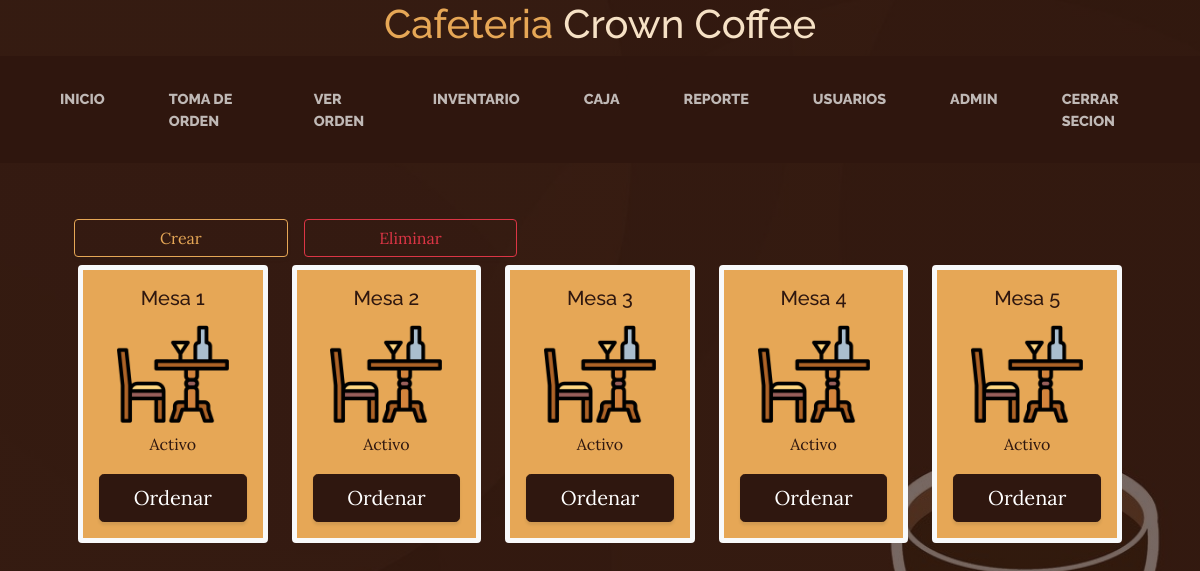
Screenshot of /tomaOrden.php (signed in) with the database file from the repository.
### tables this page shows
CREATE TABLE `mesa` (
  `id_mesa` int(11) NOT NULL,
  `nombre_mesa` varchar(10) NOT NULL DEFAULT 'Mesa',
  `numero` int(11) NOT NULL,
  `estado` int(1) NOT NULL DEFAULT 1
);

### tomaOrden.php (the view, shortened to what this page needs)
<?php
    include("db.php");
?>
<!DOCTYPE html>
<html lang="en">
    <head>
        <link rel="stylesheet" href="https://maxcdn.bootstrapcdn.com/bootstrap/4.5.2/css/bootstrap.min.css">
        <link rel="stylesheet" href="https://maxcdn.bootstrapcdn.com/bootstrap/4.5.2/css/bootstrap.min.css">
        <link rel="stylesheet" href="css/estiloposicion.css">
        <link href="css/styles.css" rel="stylesheet" />
    </head>
    <body>
        <header>
            <h1 class="site text-center text-faded d-none d-lg-block">
                <span class="site-heading-upper text-primary mb-3">Cafeteria</span>
                <span class="site-heading-lower">Crown Coffee</span>
            </h1>
        </header>
        <?php
            if($_SESSION['permiso']== 'Administrador'){
                include 'headerAdmin.php';
            }else{
                include 'headerAux.php';
            }
        ?>
        <br>
        <div class="container p-5">
            <div class="row row-cols-md-5 g-4 ">
                <a href="#modal_agregar" class="btn btn-outline-primary m-2" data-bs-toggle="modal" data-bs-target="#modal_agregar">Crear</a>
                <a href="#modal_agregar" class="btn btn-outline-danger m-2" data-bs-toggle="modal" data-bs-target="#modal_eliminar">Eliminar</a>
            </div>
            <div class="row row-cols-1 row-cols-md-5 g-4">
                <?php
                    $mesa = "SELECT * FROM mesa ORDER BY numero";
                    $resultado = mysqli_query($conexion,$mesa);
                    while($row=mysqli_fetch_assoc($resultado)){
                        if($row["estado"] > 0){
                            $estado = "Activo";
                            $color = "primary";
                            $borde = "light";
                            $btn = "";
                        }
                        else{
                            $estado = "Ocupado";
                            $color = "light";
                            $borde = "primary";
                            $btn = "disabled";
                        }
                ?>
                <div class="col">
                    <div class="card text-center text-secondary bg-<?php echo $color ?> border border-<?php echo $borde ?> border-5">
                    <form action="toma_orden_prod.php?id=<?php echo $row["numero"] ?>" method="post" id="form-cat">
                        <div class="card-body">
                            <h5 class="card-title"><?php echo $row["nombre_mesa"]," ",$row["numero"] ?></h5>
                            <img src="img/res.png" class="" alt="..." style="height: 14vh;">
                            <p class="card-text"><?php echo $estado ?></p>
                            <input class="btn btn-secondary btn-lg btn-block" type="submit"  name="btnaa" value="Ordenar" <?php echo $btn ?>>
                            <br>
                    </div>
                    </form>
                    </div>
                </div>
                <?php
                    }
                ?>
            </div>
        </div>
    </body>
</html>

### rows the page displays
mesa: nombre_mesa "Mesa", numero "1", estado "Activo"
mesa: nombre_mesa "Mesa", numero "2", estado "Activo"
mesa: nombre_mesa "Mesa", numero "3", estado "Activo"
mesa: nombre_mesa "Mesa", numero "4", estado "Activo"
mesa: nombre_mesa "Mesa", numero "5", estado "Activo"

### other values shown
$_SESSION['usuario'] "ADMIN"
